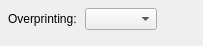
<?xml version="1.0" encoding="UTF-8"?>
<ui version="4.0">
 <class>BlockFillAdvanced</class>
 <widget class="QWidget" name="BlockFillAdvanced">
  <property name="geometry">
   <rect>
    <x>0</x>
    <y>0</y>
    <width>203</width>
    <height>46</height>
   </rect>
  </property>
  <property name="windowTitle">
   <string>Form</string>
  </property>
  <layout class="QGridLayout" name="gridLayout">
   <property name="leftMargin">
    <number>8</number>
   </property>
   <property name="topMargin">
    <number>8</number>
   </property>
   <property name="rightMargin">
    <number>8</number>
   </property>
   <property name="bottomMargin">
    <number>8</number>
   </property>
   <property name="horizontalSpacing">
    <number>8</number>
   </property>
   <property name="verticalSpacing">
    <number>4</number>
   </property>
   <item row="0" column="2">
    <spacer name="horizontalSpacer">
     <property name="orientation">
      <enum>Qt::Horizontal</enum>
     </property>
     <property name="sizeHint" stdset="0">
      <size>
       <width>0</width>
       <height>0</height>
      </size>
     </property>
    </spacer>
   </item>
   <item row="1" column="0">
    <spacer name="verticalSpacer">
     <property name="orientation">
      <enum>Qt::Vertical</enum>
     </property>
     <property name="sizeHint" stdset="0">
      <size>
       <width>0</width>
       <height>0</height>
      </size>
     </property>
    </spacer>
   </item>
   <item row="0" column="0">
    <widget class="QLabel" name="label">
     <property name="text">
      <string>Overprinting:</string>
     </property>
    </widget>
   </item>
   <item row="0" column="1">
    <widget class="QComboBox" name="comboOverprinting"/>
   </item>
  </layout>
 </widget>
 <resources/>
 <connections/>
</ui>
